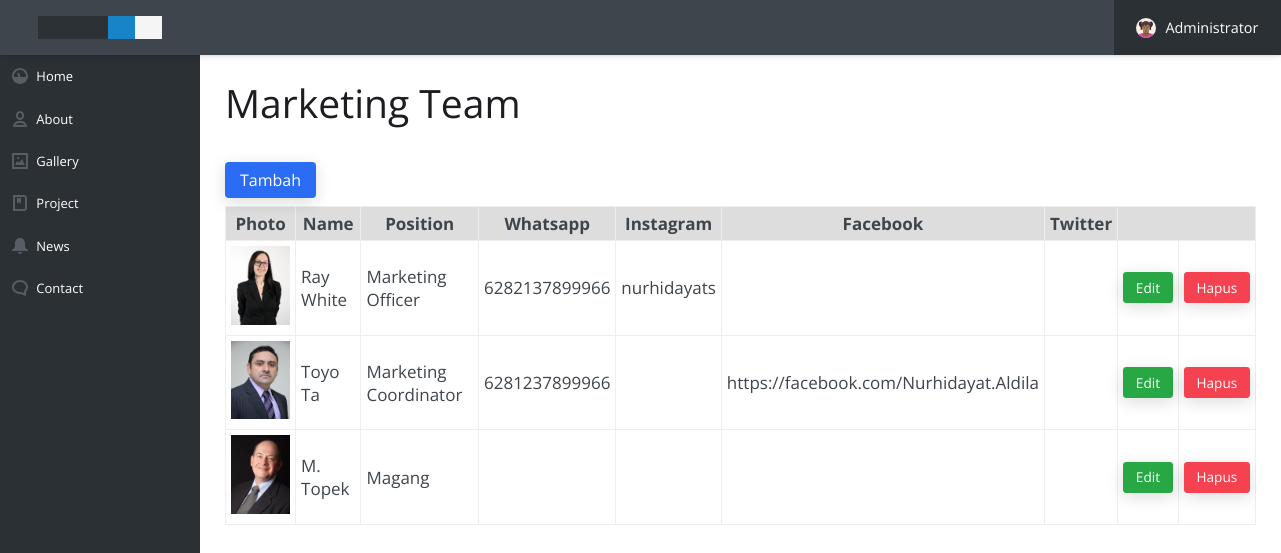
Before: /adm/mot.php (signed in) with the older database file.
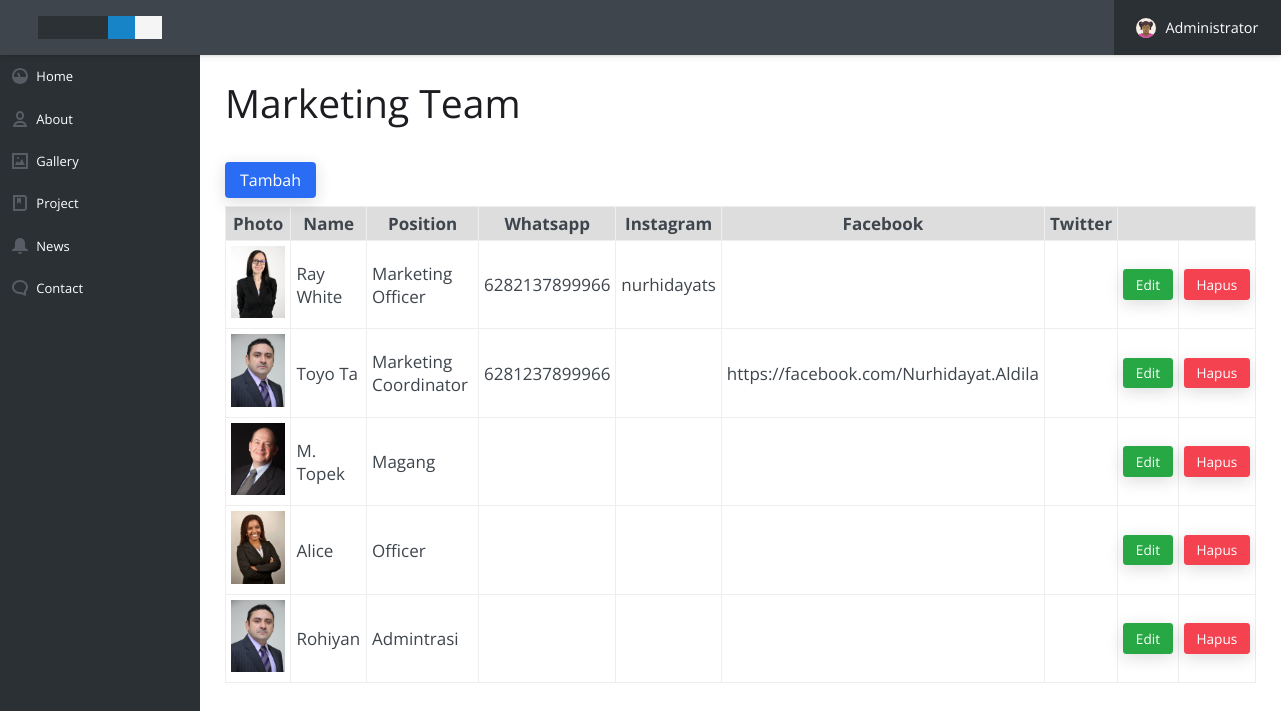
After: the same page with the newer database file.
### tables this page shows
CREATE TABLE `tb_team` (
  `id_team` int(11) NOT NULL,
  `photo` longtext NOT NULL,
  `name` text NOT NULL,
  `position` text NOT NULL,
  `whatsapp` varchar(20) NOT NULL,
  `instagram` varchar(300) NOT NULL,
  `facebook` longtext NOT NULL,
  `twitter` varchar(300) NOT NULL
);

### adm/mot.php (the view, shortened to what this page needs)
<?php
include("../config/conn.php");
?>
<!doctype html>
<html lang="en">
<head>
  <link rel="stylesheet" href="assets/css/style.css">
</head>
<body>
  <?php include("includes/header.php"); ?>
  <main class="cd-main-content">
    <?php include("includes/navbar.php"); ?>
    <div class="cd-content-wrapper">
      <h2>Marketing Team</h2><br>
      <?php
      if (@$_GET['act'] == 'edit') {
        $id = $_GET['id'];
        $sql = "SELECT * FROM tb_team WHERE id_team = '$id'";
        $hasil = mysqli_query($db, $sql);
        $data = mysqli_fetch_assoc($hasil)
        ?>
        <form action="proc/proc-edit-team.php" method="post" enctype="multipart/form-data">
          <div style="overflow-x:auto;">
            <table cellpadding="5">
              <tr>
                <td>Photo</td>
                <td>:</td>
                <td>
                  <img src="../images/team/<?php echo $data['photo']; ?>" width="200"><br>
                  <input type="file" name="file">
                  <input type="hidden" name="idteam" value="<?php echo $_GET['id']; ?>">
                </td>
              </tr>
              <tr>
                <td>Name</td>
                <td>:</td>
                <td><input type="text" name="txtname" value="<?php echo $data['name']; ?>" style="width:300px"></td>
              </tr>
              <tr>
                <td>Position</td>
                <td>:</td>
                <td><input type="text" name="txtposition" value="<?php echo $data['position']; ?>"></td>
              </tr>
              <tr>
                <td>Whatsapp</td>
                <td>:</td>
                <td><input type="number" name="txtwa" value="<?php echo $data['whatsapp']; ?>" placeholder="6282137899966"></td>
              </tr>
              <tr>
                <td>Instagram</td>
                <td>:</td>
                <td><input type="text" name="txtig" value="<?php echo $data['instagram']; ?>" placeholder="username"></td>
              </tr>
              <tr>
                <td>Facebook</td>
                <td>:</td>
                <td><input type="text" name="txtfb" value="<?php echo $data['facebook']; ?>" placeholder="https://www.facebook.com/user" style="width:400px"></td>
              </tr>
              <tr>
                <td>Twitter</td>
                <td>:</td>
                <td><input type="text" name="txttw" value="<?php echo $data['twitter']; ?>" placeholder="username"></td>
              </tr>
              <tr>
                <td colspan="2" align="right"><br><input class="btn btn--primary btn--sm" type="submit" name="edit" value="Simpan"></td>
              </tr>
            </table>
          </div>
        </form>
        <div style="width:100%; border-bottom:1px solid #aaa; margin:20px 0px;"></div>
        <?php
      } else {
        ?>
        <button class="btn btn--primary btn--sm" onclick="document.getElementById('id01').style.display='block'" style="width:auto;">Tambah</button>
      <?php } ?>
      <p>
        <div style="overflow-x:auto;">
          <table cellpadding="5" width="100%" border=1>
            <tr style="background:#ddd; font-weight:bolder;">
              <th>Photo</th>
              <th>Name</th>
              <th>Position</th>
              <th>Whatsapp</th>
              <th>Instagram</th>
              <th>Facebook</th>
              <th>Twitter</th>
              <th colspan="2"></th>
            </tr>
            <?php
            $sql = "SELECT * FROM tb_team";
            $hasil = mysqli_query($db, $sql);
            while ($data = mysqli_fetch_assoc($hasil)) {
              ?>
              <tr>
                <td align="center"><img src="../images/team/<?php echo $data['photo']; ?>" width="120"></td>
                <td><?php echo $data['name']; ?></td>
                <td><?php echo $data['position']; ?></td>
                <td><?php echo $data['whatsapp']; ?></td>
                <td><?php echo $data['instagram']; ?></td>
                <td><?php echo $data['facebook']; ?></td>
                <td><?php echo $data['twitter']; ?></td>
                <td align="center"><br><a class="btn btn--primary btn--sm" style="background:#28a745;" href="?id=<?php echo $data['id_team']; ?>&act=edit">Edit</a><br><br></td>
                <td align="center"><br><a class="btn btn--accent btn--sm" href="?id=<?php echo $data['id_team']; ?>&act=del">Hapus</a><br><br></td>
              </tr>
            <?php } ?>
          </table>
        </div>
    </p>
  </div>
</main>
</body>
</html>

### adm/includes/header.php (shortened to what this page needs)
<header class="cd-main-header js-cd-main-header">
  <div class="cd-logo-wrapper">
    <a href="#0" class="cd-logo"><img src="assets/img/cd-logo.svg" alt="Logo"></a>
  </div>
  <ul class="cd-nav__list js-cd-nav__list">
    <li class="cd-nav__item cd-nav__item--has-children cd-nav__item--account js-cd-item--has-children">
      <a href="#0">
        <img src="assets/img/cd-avatar.svg" alt="avatar">
        <span>Administrator</span>
      </a>
    </li>
  </ul>
</header>

### adm/includes/navbar.php (shortened to what this page needs)
<nav class="cd-side-nav js-cd-side-nav">
  <ul class="cd-side__list js-cd-side__list">
    <li class="cd-side__item cd-side__item--has-children cd-side__item--overview js-cd-item--has-children">
      <a href="#0">Home</a>
    </li>
    <li class="cd-side__item cd-side__item--has-children cd-side__item--users js-cd-item--has-children">
      <a href="#0">About</a>
    </li>
    <li class="cd-side__item cd-side__item--images">
      <a href="gallery.php">Gallery</a>
    </li>
    <li class="cd-side__item cd-side__item--has-children cd-side__item--bookmarks js-cd-item--has-children">
      <a href="#0">Project</a>
    </li>
    <li class="cd-side__item cd-side__item--has-children cd-side__item--notifications js-cd-item--has-children">
      <a href="#0">News</a>
    </li>
    <li class="cd-side__item cd-side__item--has-children cd-side__item--comments js-cd-item--has-children">
      <a href="#0.php">Contact</a>
    </li>
  </ul>
</nav>

### adm/mot.php (style rules this page uses)
table { font-size:17px; }
button { background-color: #4CAF50; color: white; padding: 14px 20px; margin: 8px 0; border: none; cursor: pointer; width: 100%; }

Changed rows visible on the page:
added tb_team: photo (picture), name "Alice", position "Officer"
added tb_team: photo (picture), name "Rohiyan", position "Admintrasi"
